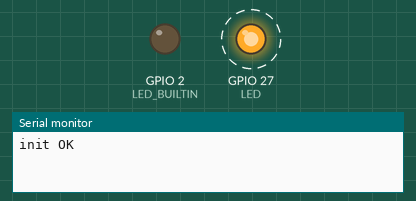
Simulated run of this sketch. Board: ESP32. Parts: output pins drawn as LEDs (lit = HIGH), the last lines printed to the serial monitor. Dashed ring = blinking. At 3.3 s the program stops and its outputs stay as they are.

Above: at 0.05 s.
At 3.4 s:
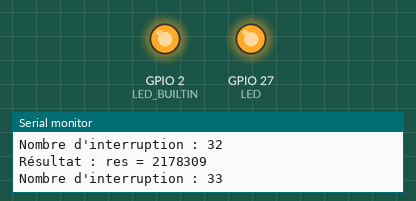
Timing chart, 0 to 4.8 s (numbered marks = the images above):
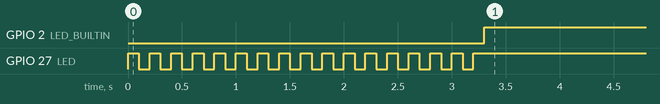

The sketch:

exercice3part3.ino
```cpp
hw_timer_t * timer;

uint32_t nb_interruption = 0;
uint32_t res = 0;
#define LED 27                    // Second led at the pin 27

int fib(int n)
{
  if(n<2)
    return n;
  else
    return fib (n-1) + fib (n-2);
}

void IRAM_ATTR onTimer()
{
  digitalWrite(LED_BUILTIN, HIGH);   // turn the LED on (HIGH is the voltage level)
  nb_interruption = nb_interruption + 1;
  Serial.print("Nombre d'interruption : ");
  Serial.println(nb_interruption);                      // wait for a second

  res = fib(nb_interruption%35);
  Serial.print("Résultat : res = ");
  Serial.println(res);
  digitalWrite(LED_BUILTIN, LOW);    // turn the LED off by making the voltage LOW
}

void setup()
{
 Serial.begin(115200);
 pinMode(LED,OUTPUT);
 pinMode(LED_BUILTIN,OUTPUT);
 xTaskCreate(task1,"task1",1000,NULL,2,NULL);

 timer = timerBegin(0, 80, true);
 timerAttachInterrupt(timer, &onTimer, true);
 timerAlarmWrite(timer, 100000, true);
 timerAlarmEnable(timer);
 Serial.println("init OK");
}

void loop()
{
  delay(100);
}

void task1(void * parameter)
{
 for(;;)
 {
   digitalWrite(LED,!digitalRead(LED));
   vTaskDelay(100);
 }
}
```

Measured:
- by itself, GPIO 2 (LED_BUILTIN): LOW → HIGH at 3.3 s
- by itself, GPIO 27 (LED): alternates HIGH for 0.10 s and LOW for 0.10 s, 33 changes in all, then stays HIGH
